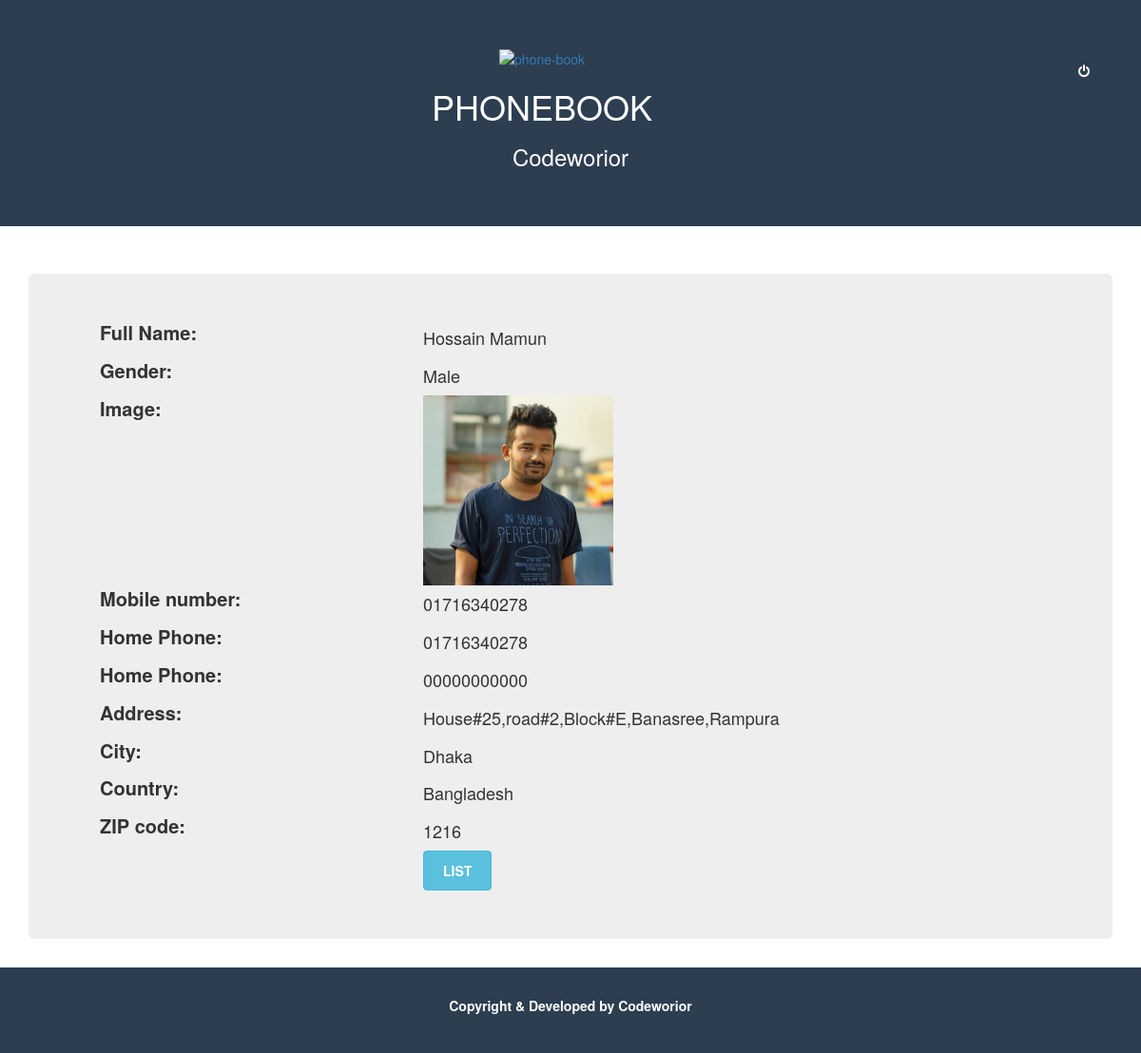
The app's page /details.php?id=30 with its own data.
### tables this page shows
CREATE TABLE IF NOT EXISTS `tbl_info` (
`info_id` int(10) NOT NULL,
  `fname` varchar(100) NOT NULL,
  `lname` varchar(100) NOT NULL,
  `gender` varchar(50) NOT NULL,
  `image_name` varchar(255) NOT NULL,
  `mobile` int(11) unsigned zerofill NOT NULL,
  `home_phone` int(11) unsigned zerofill NOT NULL,
  `work_phone` int(11) unsigned zerofill NOT NULL,
  `address` text NOT NULL,
  `city` varchar(50) NOT NULL,
  `country` varchar(50) NOT NULL,
  `zip_code` int(4) NOT NULL
);

### src/Phonebook.php (called while the page is built, shortened)
<?php
class Phonebook {
    public function show($info_id = null) {
        $query = "SELECT * FROM `tbl_info` WHERE `info_id` =$info_id";
        $result = mysql_query($query);
        $row = mysql_fetch_object($result);
        return $row;
    }
}

### details.php (the view, shortened to what this page needs)
<?php
$obj = new Phonebook();
$details = $obj->show($_REQUEST['id']);
?>
<!DOCTYPE HTML>
<html lang="en-US">
    <head>
        <link rel="stylesheet" href="assets/css/bootstrap.min.css" />
        <link rel="stylesheet" href="assets/font-awesome/css/font-awesome.min.css" />
        <link rel="stylesheet" href="assets/css/countrySelect.min.css" />
        <link rel="stylesheet" href="assets/style.css" />
    </head>
    <body>
        <header class="text-center">
            <div class="container">
                <a href="logout.php" class="btn pull-right"><i class="fa fa-power-off"></i></a>
                <a href="index.php" ><img src="images/phone-book.png" alt="phone-book"></a>
                <h1>PHONEBOOK</h1>
                <h3>Codeworior</h3>
            </div>
        </header>
        <section class="details ">
            <div class="container">
                <div class="jumbotron">
                    <div class="form-group">
                        <label for="inputEmail3" class="col-sm-4 control-label">Full Name: </label>
                        <div class="col-sm-8">
                            <h4><?php echo $details->fname; ?> <?php echo $details->lname;?></h4>
                        </div>
                    </div>
                    <div class="form-group">
                        <label for="inputEmail3" class="col-sm-4 control-label">Gender: </label>
                        <div class="col-sm-8">
                            <h4><?php echo $details->gender; ?></h4>
                        </div>
                    </div>
                    <div class="form-group">
                        <label for="inputEmail3" class="col-sm-4 control-label">Image: </label>
                        <div class="col-sm-8">
                            <img src="images/<?php echo $details->image_name; ?>" alt="" />
                        </div>
                    </div>
                    <div class="form-group">
                        <label for="inputEmail3" class="col-sm-4 control-label">Mobile number: </label>
                        <div class="col-sm-8">
                            <h4><?php echo $details->mobile; ?></h4>
                        </div>
                    </div>
                    <div class="form-group">
                        <label for="inputEmail3" class="col-sm-4 control-label">Home Phone:  </label>
                        <div class="col-sm-8">
                            <h4><?php echo $details->home_phone;?></h4>
                        </div>
                    </div>
                    <div class="form-group">
                        <label for="inputEmail3" class="col-sm-4 control-label">Home Phone:  </label>
                        <div class="col-sm-8">
                            <h4><?php echo $details->work_phone;?></h4>
                        </div>
                    </div>
                    <div class="form-group">
                        <label for="inputEmail3" class="col-sm-4 control-label">Address: </label>
                        <div class="col-sm-8">
                            <h4><?php echo $details->address;?></h4>
                        </div>
                    </div>
                    <div class="form-group">
                        <label for="inputEmail3" class="col-sm-4 control-label">City: </label>
                        <div class="col-sm-8">
                            <h4><?php echo $details->city; ?></h4>
                        </div>
                    </div>
                    <div class="form-group">
                        <label for="inputEmail3" class="col-sm-4 control-label">Country: </label>
                        <div class="col-sm-8">
                            <h4><?php echo $details->country; ?></h4>
                        </div>
                    </div>
                    <div class="form-group">
                        <label for="inputEmail3" class="col-sm-4 control-label">ZIP code: </label>
                        <div class="col-sm-8">
                            <h4><?php echo $details->zip_code;?></h4>
                        </div>
                    </div>
                    <div class="form-group">
                        <label for="inputEmail3" class="col-sm-4 control-label"></label>
                        <div class="col-sm-8">
                            <a href="index.php" class="btn btn-info list">List</a>
                        </div>
                    </div>
                </div>
            </div>
        </section>
        <footer class="text-center">
            <div class="container">
                <p>Copyright & Developed by Codeworior</p>
            </div>
        </footer>
    </body>
</html>

### assets/style.css (style rules this page uses)
header { background: #2c3e50; overflow: hidden; color: #FFFFFF; margin-bottom: 50px; padding: 50px 0; }
header i { padding: 10px; color: #FFFFFF; border: 1px solid #2c3e50; font-size: 60px; }
.form-group { padding-bottom: 25px!important; }
.jumbotron { min-height: 700px; }
.list { padding: 10px 20px; font-weight: bold; text-transform: uppercase; }
.details label { font-size: 20px; }
.details img { width: 200px; height: 200px; }
footer { background: #2c3e50; padding: 30px 0; color: #FFFFFF; }
footer p { font-weight: bold; }

### records on screen
tbl_info: fname "Hossain", lname "Mamun", gender "Male", image_name (picture), mobile "01716340278", home_phone "01716340278", work_phone "00000000000", address "House#25,road#2,Block#E,Banasree,Rampura", city "Dhaka", country "Bangladesh", zip_code "1216"
